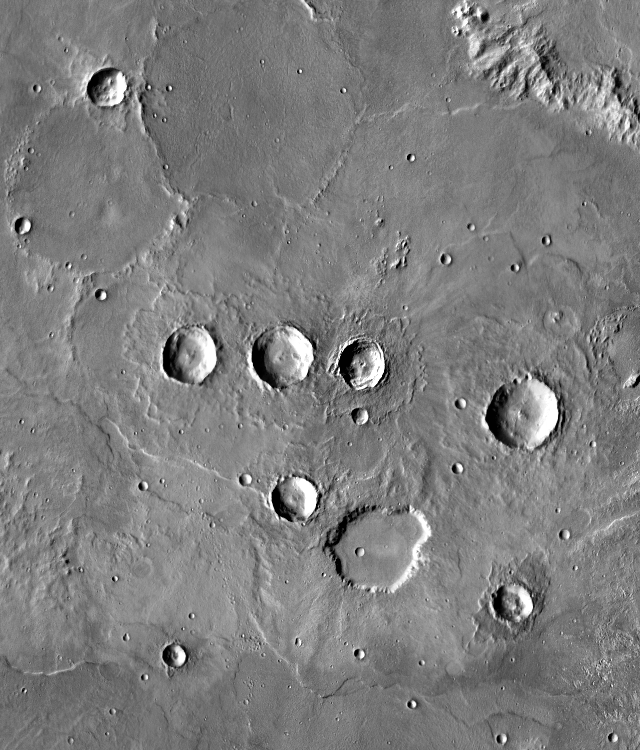
#> input picture assets/thm_dir_N-30_060 copy 2.png, 640 x 750 px, given in place of thm_dir_N-30_030.png, which was not available
$ python BRIEF_approach.py
#> lines starting #> are read from the running program, lines starting #| are printed output that depends on the picture; pictures that were not available may be replaced by others from this repository, and a replacement may not be noted
import numpy as np
import cv2 as cv
from matplotlib import pyplot as plt
import time

"""
This approach uses BRIEF descriptors for image matching.
Using opencv, we can detect features using the STAR feature
detector (derived from CenSurE). Then we can extract these
features as BREIF descriptors for matching.
"""

def find_and_match_brief(num_matches="all"):
#> called with num_matches = 20
    start_time = time.time()

    plane_img = cv.imread('assets/thm_dir_N-30_030.png', cv.IMREAD_GRAYSCALE)
#> plane_img is the input picture: shape (750, 640); min 1, max 255, mean 125.4
    local_img = cv.imread('assets/local_test.png', cv.IMREAD_GRAYSCALE)
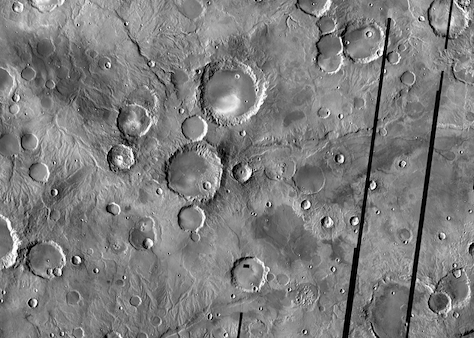
#> input picture assets/local_test.png, 474 x 338 px
#> local_img: shape (338, 474); min 0, max 255, mean 124.8

    star = cv.xfeatures2d.StarDetector_create()
    brief = cv.xfeatures2d.BriefDescriptorExtractor_create()
    orb = cv.ORB_create()

    keypoints_plane = star.detect(plane_img)
#> keypoints_plane = 307 keypoints; strongest (x, y, size): (103, 295, 4), (180, 657, 8), (361, 654, 4), (459, 467, 4)
    keypoints_local = star.detect(local_img)
#> keypoints_local = 140 keypoints; strongest (x, y, size): (373, 185, 4), (355, 221, 4), (78, 259, 4), (307, 205, 4)

    kp_plane, desc_plane = brief.compute(plane_img, keypoints_plane)
#> kp_plane has the same summary as keypoints_plane
    kp_local, desc_local = brief.compute(local_img, keypoints_local)
#> kp_local has the same summary as keypoints_local

    #brute force matching
    bf = cv.BFMatcher(cv.NORM_HAMMING, crossCheck = True)

    matches = bf.match(desc_local, desc_plane)
#> matches = 55 matches
    matches = sorted(matches, key = lambda x:x.distance)
    if num_matches == "all":
        img_matched = cv.drawMatches(local_img, kp_local, plane_img, kp_plane, matches, None, flags=cv.DrawMatchesFlags_NOT_DRAW_SINGLE_POINTS)
    else:
        img_matched = cv.drawMatches(local_img, kp_local, plane_img, kp_plane, matches[:num_matches], None, flags=cv.DrawMatchesFlags_NOT_DRAW_SINGLE_POINTS)
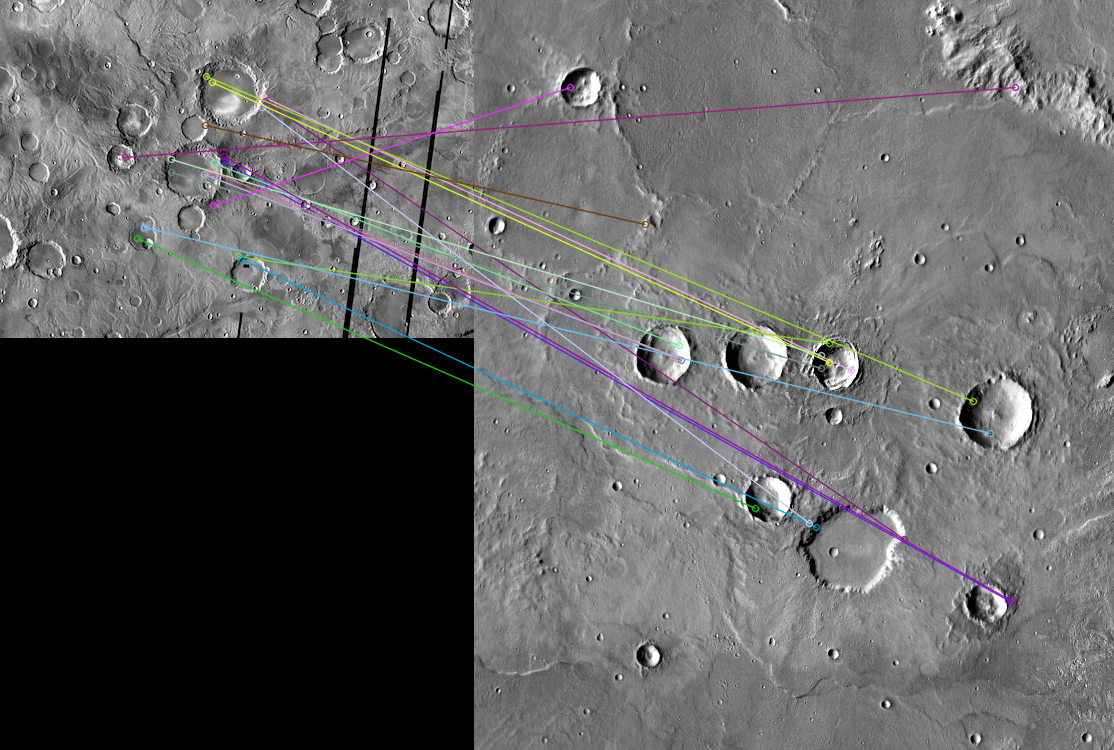
#> img_matched: shape (750, 1114, 3); mean of channels 0, 1, 2 96.5, 96.3, 96.3; drawn as B, G, R

    match_window_size = local_img.shape
#> match_window_size = (338, 474)
    num_matches = len(matches)
#> num_matches = 55

    print("Match window size: %d %d" % (match_window_size[0], match_window_size[1]))
#| Match window size: 338 474
    print("Number of matches: %d" % num_matches)
#| Number of matches: 55

    print(time.time() - start_time, "seconds")

    return local_img, plane_img, img_matched


def show_plots(local_img, plane_img, matched_img):
    fig, ax = plt.subplots(1, 2)

    ax[0].imshow(local_img, cmap='gray')
    #ax.flat[0].set_title("Local area image")

    ax[1].imshow(matched_img[:local_img.shape[0], :local_img.shape[1]])
    #ax.flat[1].set_title("Matches on local area image")

    plt.show()
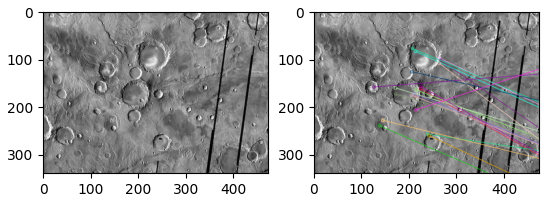
#> figure drawn by matplotlib, 2 panels

    plt.imshow(matched_img)
    plt.show()

if __name__ == '__main__':
    local, plane, matched = find_and_match_brief(num_matches=20)
    show_plots(local, plane, matched)
